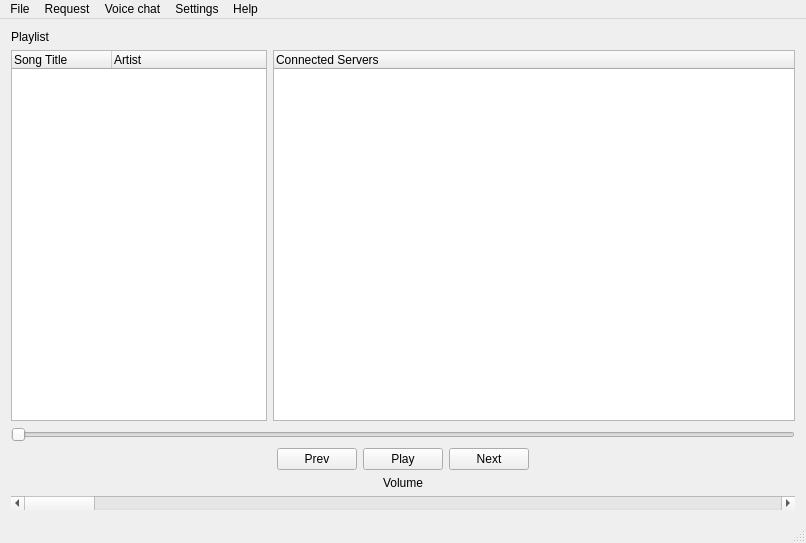
<?xml version="1.0" encoding="UTF-8"?>
<ui version="4.0">
 <class>MainWindow</class>
 <widget class="QMainWindow" name="MainWindow">
  <property name="geometry">
   <rect>
    <x>0</x>
    <y>0</y>
    <width>806</width>
    <height>543</height>
   </rect>
  </property>
  <property name="windowTitle">
   <string>QTify Audio Player</string>
  </property>
  <property name="toolTipDuration">
   <number>-1</number>
  </property>
  <property name="styleSheet">
   <string notr="true"/>
  </property>
  <widget class="QWidget" name="centralWidget">
   <property name="styleSheet">
    <string notr="true"/>
   </property>
   <layout class="QVBoxLayout" name="verticalLayout">
    <item>
     <widget class="QLabel" name="label">
      <property name="text">
       <string>Playlist</string>
      </property>
     </widget>
    </item>
    <item>
     <layout class="QHBoxLayout" name="musicListLayout">
      <property name="spacing">
       <number>6</number>
      </property>
      <item>
       <widget class="QTreeWidget" name="playList">
        <column>
         <property name="text">
          <string>Song Title</string>
         </property>
        </column>
        <column>
         <property name="text">
          <string>Artist</string>
         </property>
        </column>
       </widget>
      </item>
      <item>
       <widget class="QTreeWidget" name="clientList">
        <property name="sizePolicy">
         <sizepolicy hsizetype="Expanding" vsizetype="Expanding">
          <horstretch>1</horstretch>
          <verstretch>0</verstretch>
         </sizepolicy>
        </property>
        <column>
         <property name="text">
          <string>Connected Servers</string>
         </property>
        </column>
       </widget>
      </item>
     </layout>
    </item>
    <item>
     <layout class="QHBoxLayout" name="songStatusLayout">
      <item>
       <widget class="QSlider" name="horizontalSlider">
        <property name="styleSheet">
         <string notr="true"/>
        </property>
        <property name="orientation">
         <enum>Qt::Horizontal</enum>
        </property>
       </widget>
      </item>
     </layout>
    </item>
    <item>
     <layout class="QHBoxLayout" name="controlsLayout">
      <item>
       <widget class="QLabel" name="left">
        <property name="text">
         <string/>
        </property>
       </widget>
      </item>
      <item>
       <spacer name="horizontalSpacer">
        <property name="orientation">
         <enum>Qt::Horizontal</enum>
        </property>
        <property name="sizeHint" stdset="0">
         <size>
          <width>30</width>
          <height>20</height>
         </size>
        </property>
       </spacer>
      </item>
      <item>
       <widget class="QPushButton" name="rewindBtn">
        <property name="text">
         <string>Prev</string>
        </property>
        <property name="icon">
         <iconset>
          <normaloff>../../Source/Repos/comm-audio/CommAudio/Resources/icons/ic_fast_rewind_black_24dp_2x.png</normaloff>../../Source/Repos/comm-audio/CommAudio/Resources/icons/ic_fast_rewind_black_24dp_2x.png</iconset>
        </property>
       </widget>
      </item>
      <item>
       <widget class="QPushButton" name="playPauseBtn">
        <property name="styleSheet">
         <string notr="true"/>
        </property>
        <property name="text">
         <string>Play</string>
        </property>
        <property name="icon">
         <iconset>
          <normaloff>../../../../../../Downloads/noun_72260_cc.png</normaloff>../../../../../../Downloads/noun_72260_cc.png</iconset>
        </property>
        <property name="autoRepeatDelay">
         <number>300</number>
        </property>
        <property name="flat">
         <bool>false</bool>
        </property>
       </widget>
      </item>
      <item>
       <widget class="QPushButton" name="fastForwardBtn">
        <property name="text">
         <string>Next</string>
        </property>
       </widget>
      </item>
      <item>
       <spacer name="horizontalSpacer_2">
        <property name="orientation">
         <enum>Qt::Horizontal</enum>
        </property>
        <property name="sizeHint" stdset="0">
         <size>
          <width>30</width>
          <height>20</height>
         </size>
        </property>
       </spacer>
      </item>
      <item>
       <widget class="QLabel" name="right">
        <property name="text">
         <string/>
        </property>
       </widget>
      </item>
     </layout>
    </item>
    <item>
     <widget class="QLabel" name="volumeLabel">
      <property name="text">
       <string>Volume</string>
      </property>
      <property name="alignment">
       <set>Qt::AlignCenter</set>
      </property>
     </widget>
    </item>
    <item>
     <widget class="QScrollBar" name="volumeControl">
      <property name="orientation">
       <enum>Qt::Horizontal</enum>
      </property>
     </widget>
    </item>
   </layout>
  </widget>
  <widget class="QMenuBar" name="menuBar">
   <property name="geometry">
    <rect>
     <x>0</x>
     <y>0</y>
     <width>806</width>
     <height>21</height>
    </rect>
   </property>
   <widget class="QMenu" name="menuFile">
    <property name="title">
     <string>File</string>
    </property>
    <addaction name="actionAdd_file"/>
    <addaction name="actionAdd_folder"/>
    <addaction name="separator"/>
    <addaction name="actionAdd_server"/>
    <addaction name="actionExit"/>
   </widget>
   <widget class="QMenu" name="menuEdit">
    <property name="title">
     <string>Request</string>
    </property>
    <addaction name="actionConnect"/>
   </widget>
   <widget class="QMenu" name="menuHelp">
    <property name="title">
     <string>Help</string>
    </property>
   </widget>
   <widget class="QMenu" name="menuVoice_chat">
    <property name="title">
     <string>Voice chat</string>
    </property>
    <addaction name="actionStart_session"/>
    <addaction name="actionJoin_session"/>
   </widget>
   <widget class="QMenu" name="menuSettings">
    <property name="title">
     <string>Settings</string>
    </property>
   </widget>
   <addaction name="menuFile"/>
   <addaction name="menuEdit"/>
   <addaction name="menuVoice_chat"/>
   <addaction name="menuSettings"/>
   <addaction name="menuHelp"/>
  </widget>
  <widget class="QStatusBar" name="statusBar"/>
  <action name="actionAdd_file">
   <property name="text">
    <string>Add file</string>
   </property>
  </action>
  <action name="actionAdd_folder">
   <property name="text">
    <string>Add folder</string>
   </property>
  </action>
  <action name="actionExit">
   <property name="text">
    <string>Exit</string>
   </property>
  </action>
  <action name="actionStart_session">
   <property name="text">
    <string>Start session</string>
   </property>
  </action>
  <action name="actionJoin_session">
   <property name="text">
    <string>Join session</string>
   </property>
  </action>
  <action name="actionAdd_server">
   <property name="text">
    <string>Add server</string>
   </property>
  </action>
  <action name="actionConnect">
   <property name="text">
    <string>Connect</string>
   </property>
  </action>
  <action name="actionRequest">
   <property name="text">
    <string>Request</string>
   </property>
  </action>
 </widget>
 <layoutdefault spacing="6" margin="11"/>
 <resources/>
 <connections/>
</ui>
